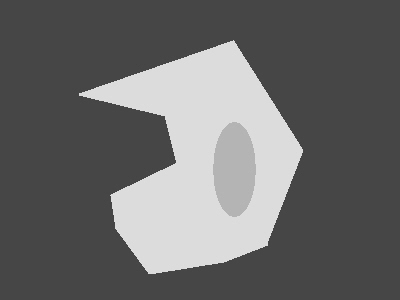
#> input picture topics/data/MODEL.jpg, 400 x 300 px
$ jupyter execute '04-skeleton and convexhull.ipynb'
#> lines starting #> are read from the running program, lines starting #| are printed output that depends on the picture; after the words box and inside, x2 and y2 are one past the last pixel; in counts of white or black regions, pixels touching at a corner belong together
[cell 1]
import numpy as np
import matplotlib.pyplot as plt
from matplotlib.pyplot import imshow

[cell 2]
import cv2
import numpy as np

img = cv2.imread('./data/MODEL.jpg',0)
#> img is the input picture: shape (300, 400); min 67, max 223, mean 106.1
size = np.size(img)
#> size = 120000
skel = np.zeros(img.shape,np.uint8)

img[img>100]=255
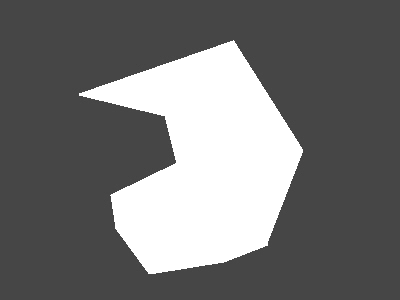
#> img: shape (300, 400); min 67, max 255, mean 115.8
img[img<=100]=0
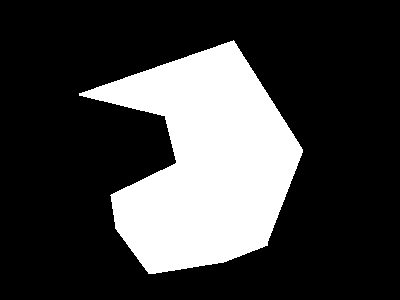
#> img: shape (300, 400); 24.8% white; 1 white region, box (x1, y1, x2, y2) and area: (79, 40, 303, 274) 29732
org=np.copy(img)

element = cv2.getStructuringElement(cv2.MORPH_CROSS,(3,3))
done = False

while( not done):
    eroded = cv2.erode(img,element)
    temp = cv2.dilate(eroded,element)
    temp = cv2.subtract(img,temp)
    skel = cv2.bitwise_or(skel,temp)
    img = eroded.copy()

    zeros = size - cv2.countNonZero(img)
    if zeros==size:
        done = True
#> this loop made 71 passes
#> zeros on passes 1 to 12: 91024, 91771, 92507, 93233, 93948, 94652, 95346, 96031, 96705, 97367, 98019, 98661
#> pass 1, `eroded = cv2.erode(img,element)`:
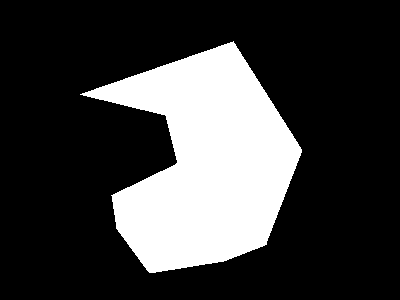
#> eroded: shape (300, 400); 24.1% white; 1 white region, box (x1, y1, x2, y2) and area: (80, 41, 302, 273) 28976
#> pass 1, `temp = cv2.subtract(img,temp)`:
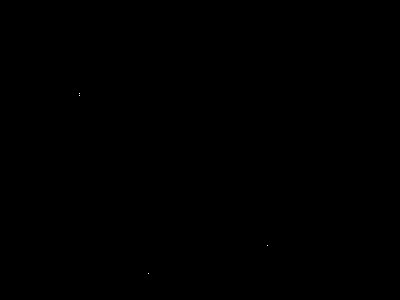
#> temp: shape (300, 400); 0% white in thin lines or dots, all inside (x1, y1, x2, y2) = (79, 93, 268, 274)
#> pass 2, `eroded = cv2.erode(img,element)`:
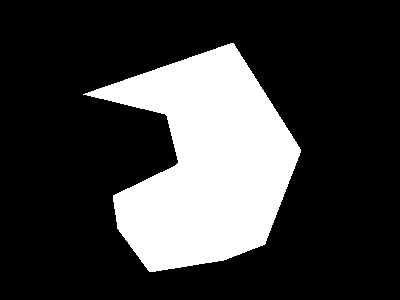
#> eroded: shape (300, 400); 23.5% white; 1 white region, box (x1, y1, x2, y2) and area: (83, 43, 301, 272) 28229
#> after the loop: eroded: shape (300, 400); every value is 0
#> after the loop:
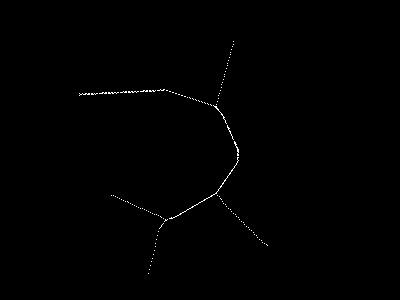
#> skel: shape (300, 400); 0.34% white in thin lines or dots, all inside (x1, y1, x2, y2) = (79, 41, 268, 274)

plt.figure()
imshow(skel+(255-org),cmap='gray')
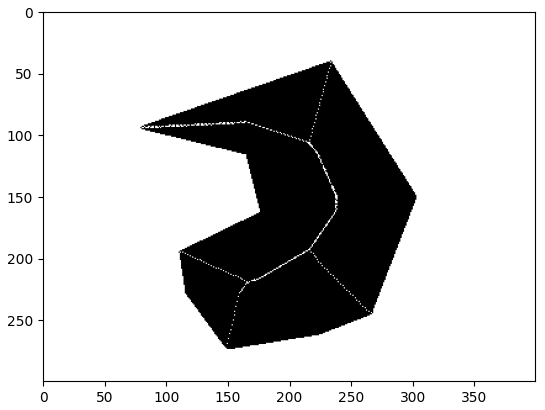
#> figure drawn by matplotlib, 1 panel
